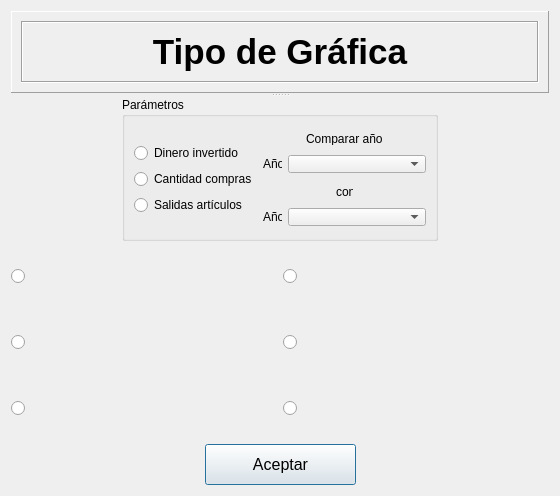
<?xml version="1.0" encoding="UTF-8"?>
<ui version="4.0">
 <class>DialogTipoGrafica</class>
 <widget class="QDialog" name="DialogTipoGrafica">
  <property name="geometry">
   <rect>
    <x>0</x>
    <y>0</y>
    <width>560</width>
    <height>496</height>
   </rect>
  </property>
  <property name="sizePolicy">
   <sizepolicy hsizetype="Fixed" vsizetype="Fixed">
    <horstretch>0</horstretch>
    <verstretch>0</verstretch>
   </sizepolicy>
  </property>
  <property name="minimumSize">
   <size>
    <width>560</width>
    <height>496</height>
   </size>
  </property>
  <property name="maximumSize">
   <size>
    <width>560</width>
    <height>496</height>
   </size>
  </property>
  <property name="windowTitle">
   <string>Dialog</string>
  </property>
  <layout class="QGridLayout" name="gridLayout_3">
   <item row="0" column="0">
    <widget class="QSplitter" name="splitter">
     <property name="orientation">
      <enum>Qt::Vertical</enum>
     </property>
     <widget class="QFrame" name="frame">
      <property name="sizePolicy">
       <sizepolicy hsizetype="Preferred" vsizetype="Fixed">
        <horstretch>0</horstretch>
        <verstretch>0</verstretch>
       </sizepolicy>
      </property>
      <property name="minimumSize">
       <size>
        <width>0</width>
        <height>82</height>
       </size>
      </property>
      <property name="maximumSize">
       <size>
        <width>16777215</width>
        <height>82</height>
       </size>
      </property>
      <property name="frameShape">
       <enum>QFrame::Panel</enum>
      </property>
      <property name="frameShadow">
       <enum>QFrame::Raised</enum>
      </property>
      <layout class="QVBoxLayout" name="verticalLayout">
       <item>
        <widget class="QFrame" name="frame_2">
         <property name="frameShape">
          <enum>QFrame::Box</enum>
         </property>
         <property name="frameShadow">
          <enum>QFrame::Sunken</enum>
         </property>
         <layout class="QGridLayout" name="gridLayout">
          <item row="0" column="0">
           <widget class="QLabel" name="label">
            <property name="text">
             <string>&lt;!DOCTYPE HTML PUBLIC &quot;-//W3C//DTD HTML 4.0//EN&quot; &quot;http://www.w3.org/TR/REC-html40/strict.dtd&quot;&gt;
&lt;html&gt;&lt;head&gt;&lt;meta name=&quot;qrichtext&quot; content=&quot;1&quot; /&gt;&lt;style type=&quot;text/css&quot;&gt;
p, li { white-space: pre-wrap; }
&lt;/style&gt;&lt;/head&gt;&lt;body style=&quot; font-family:'MS Shell Dlg 2'; font-size:8.25pt; font-weight:400; font-style:normal;&quot;&gt;
&lt;p align=&quot;center&quot; style=&quot; margin-top:0px; margin-bottom:0px; margin-left:0px; margin-right:0px; -qt-block-indent:0; text-indent:0px;&quot;&gt;&lt;span style=&quot; font-size:26pt; font-weight:600;&quot;&gt;Tipo de Gráfica&lt;/span&gt;&lt;/p&gt;&lt;/body&gt;&lt;/html&gt;</string>
            </property>
           </widget>
          </item>
         </layout>
        </widget>
       </item>
      </layout>
     </widget>
     <widget class="QWidget" name="layoutWidget">
      <layout class="QVBoxLayout" name="verticalLayout_10">
       <item>
        <layout class="QHBoxLayout" name="horizontalLayout_14">
         <item>
          <spacer name="horizontalSpacer_5">
           <property name="orientation">
            <enum>Qt::Horizontal</enum>
           </property>
           <property name="sizeHint" stdset="0">
            <size>
             <width>40</width>
             <height>20</height>
            </size>
           </property>
          </spacer>
         </item>
         <item>
          <widget class="QGroupBox" name="groupBox">
           <property name="sizePolicy">
            <sizepolicy hsizetype="Fixed" vsizetype="Fixed">
             <horstretch>0</horstretch>
             <verstretch>0</verstretch>
            </sizepolicy>
           </property>
           <property name="minimumSize">
            <size>
             <width>316</width>
             <height>144</height>
            </size>
           </property>
           <property name="maximumSize">
            <size>
             <width>316</width>
             <height>144</height>
            </size>
           </property>
           <property name="title">
            <string>Parámetros</string>
           </property>
           <layout class="QGridLayout" name="gridLayout_2">
            <item row="0" column="0">
             <layout class="QHBoxLayout" name="horizontalLayout_12">
              <item>
               <layout class="QVBoxLayout" name="verticalLayout_8">
                <item>
                 <spacer name="verticalSpacer_2">
                  <property name="orientation">
                   <enum>Qt::Vertical</enum>
                  </property>
                  <property name="sizeHint" stdset="0">
                   <size>
                    <width>20</width>
                    <height>17</height>
                   </size>
                  </property>
                 </spacer>
                </item>
                <item>
                 <layout class="QVBoxLayout" name="verticalLayout_7">
                  <item>
                   <widget class="QRadioButton" name="rbCompras">
                    <property name="text">
                     <string>Dinero invertido</string>
                    </property>
                    <attribute name="buttonGroup">
                     <string>buttonGroup_2</string>
                    </attribute>
                   </widget>
                  </item>
                  <item>
                   <widget class="QRadioButton" name="rbComprasCant">
                    <property name="text">
                     <string>Cantidad compras</string>
                    </property>
                    <attribute name="buttonGroup">
                     <string>buttonGroup_2</string>
                    </attribute>
                   </widget>
                  </item>
                  <item>
                   <widget class="QRadioButton" name="rbSalidas">
                    <property name="text">
                     <string>Salidas artículos</string>
                    </property>
                    <attribute name="buttonGroup">
                     <string>buttonGroup_2</string>
                    </attribute>
                   </widget>
                  </item>
                 </layout>
                </item>
                <item>
                 <spacer name="verticalSpacer">
                  <property name="orientation">
                   <enum>Qt::Vertical</enum>
                  </property>
                  <property name="sizeHint" stdset="0">
                   <size>
                    <width>20</width>
                    <height>13</height>
                   </size>
                  </property>
                 </spacer>
                </item>
               </layout>
              </item>
              <item>
               <layout class="QVBoxLayout" name="verticalLayout_4">
                <item>
                 <layout class="QVBoxLayout" name="verticalLayout_2">
                  <item>
                   <layout class="QHBoxLayout" name="horizontalLayout_7">
                    <item>
                     <spacer name="horizontalSpacer">
                      <property name="orientation">
                       <enum>Qt::Horizontal</enum>
                      </property>
                      <property name="sizeHint" stdset="0">
                       <size>
                        <width>40</width>
                        <height>20</height>
                       </size>
                      </property>
                     </spacer>
                    </item>
                    <item>
                     <widget class="QLabel" name="label_8">
                      <property name="sizePolicy">
                       <sizepolicy hsizetype="Fixed" vsizetype="Fixed">
                        <horstretch>0</horstretch>
                        <verstretch>0</verstretch>
                       </sizepolicy>
                      </property>
                      <property name="minimumSize">
                       <size>
                        <width>77</width>
                        <height>13</height>
                       </size>
                      </property>
                      <property name="maximumSize">
                       <size>
                        <width>77</width>
                        <height>13</height>
                       </size>
                      </property>
                      <property name="text">
                       <string>Comparar años:</string>
                      </property>
                     </widget>
                    </item>
                    <item>
                     <spacer name="horizontalSpacer_2">
                      <property name="orientation">
                       <enum>Qt::Horizontal</enum>
                      </property>
                      <property name="sizeHint" stdset="0">
                       <size>
                        <width>40</width>
                        <height>20</height>
                       </size>
                      </property>
                     </spacer>
                    </item>
                   </layout>
                  </item>
                  <item>
                   <layout class="QHBoxLayout" name="horizontalLayout_6">
                    <item>
                     <widget class="QLabel" name="label_7">
                      <property name="sizePolicy">
                       <sizepolicy hsizetype="Fixed" vsizetype="Fixed">
                        <horstretch>0</horstretch>
                        <verstretch>0</verstretch>
                       </sizepolicy>
                      </property>
                      <property name="minimumSize">
                       <size>
                        <width>19</width>
                        <height>13</height>
                       </size>
                      </property>
                      <property name="maximumSize">
                       <size>
                        <width>19</width>
                        <height>13</height>
                       </size>
                      </property>
                      <property name="text">
                       <string>Año</string>
                      </property>
                     </widget>
                    </item>
                    <item>
                     <widget class="QComboBox" name="cbAnio">
                      <property name="minimumSize">
                       <size>
                        <width>0</width>
                        <height>18</height>
                       </size>
                      </property>
                      <property name="maximumSize">
                       <size>
                        <width>16777215</width>
                        <height>18</height>
                       </size>
                      </property>
                     </widget>
                    </item>
                   </layout>
                  </item>
                 </layout>
                </item>
                <item>
                 <layout class="QVBoxLayout" name="verticalLayout_3">
                  <item>
                   <layout class="QHBoxLayout" name="horizontalLayout_8">
                    <item>
                     <spacer name="horizontalSpacer_3">
                      <property name="orientation">
                       <enum>Qt::Horizontal</enum>
                      </property>
                      <property name="sizeHint" stdset="0">
                       <size>
                        <width>40</width>
                        <height>20</height>
                       </size>
                      </property>
                     </spacer>
                    </item>
                    <item>
                     <widget class="QLabel" name="label_9">
                      <property name="sizePolicy">
                       <sizepolicy hsizetype="Fixed" vsizetype="Fixed">
                        <horstretch>0</horstretch>
                        <verstretch>0</verstretch>
                       </sizepolicy>
                      </property>
                      <property name="minimumSize">
                       <size>
                        <width>17</width>
                        <height>13</height>
                       </size>
                      </property>
                      <property name="maximumSize">
                       <size>
                        <width>17</width>
                        <height>13</height>
                       </size>
                      </property>
                      <property name="text">
                       <string>con</string>
                      </property>
                     </widget>
                    </item>
                    <item>
                     <spacer name="horizontalSpacer_4">
                      <property name="orientation">
                       <enum>Qt::Horizontal</enum>
                      </property>
                      <property name="sizeHint" stdset="0">
                       <size>
                        <width>40</width>
                        <height>20</height>
                       </size>
                      </property>
                     </spacer>
                    </item>
                   </layout>
                  </item>
                  <item>
                   <layout class="QHBoxLayout" name="horizontalLayout_9">
                    <item>
                     <widget class="QLabel" name="label_10">
                      <property name="sizePolicy">
                       <sizepolicy hsizetype="Fixed" vsizetype="Fixed">
                        <horstretch>0</horstretch>
                        <verstretch>0</verstretch>
                       </sizepolicy>
                      </property>
                      <property name="minimumSize">
                       <size>
                        <width>19</width>
                        <height>13</height>
                       </size>
                      </property>
                      <property name="maximumSize">
                       <size>
                        <width>19</width>
                        <height>13</height>
                       </size>
                      </property>
                      <property name="text">
                       <string>Año</string>
                      </property>
                     </widget>
                    </item>
                    <item>
                     <widget class="QComboBox" name="cbAnio2">
                      <property name="minimumSize">
                       <size>
                        <width>0</width>
                        <height>18</height>
                       </size>
                      </property>
                      <property name="maximumSize">
                       <size>
                        <width>16777215</width>
                        <height>18</height>
                       </size>
                      </property>
                      <property name="sizeIncrement">
                       <size>
                        <width>0</width>
                        <height>20</height>
                       </size>
                      </property>
                     </widget>
                    </item>
                   </layout>
                  </item>
                 </layout>
                </item>
               </layout>
              </item>
             </layout>
            </item>
           </layout>
          </widget>
         </item>
         <item>
          <spacer name="horizontalSpacer_6">
           <property name="orientation">
            <enum>Qt::Horizontal</enum>
           </property>
           <property name="sizeHint" stdset="0">
            <size>
             <width>40</width>
             <height>20</height>
            </size>
           </property>
          </spacer>
         </item>
        </layout>
       </item>
       <item>
        <layout class="QVBoxLayout" name="verticalLayout_9">
         <item>
          <layout class="QHBoxLayout" name="horizontalLayout_11">
           <item>
            <layout class="QVBoxLayout" name="verticalLayout_6">
             <item>
              <layout class="QHBoxLayout" name="horizontalLayout">
               <item>
                <widget class="QRadioButton" name="rbGrafica1">
                 <property name="text">
                  <string/>
                 </property>
                 <attribute name="buttonGroup">
                  <string>buttonGroup</string>
                 </attribute>
                </widget>
               </item>
               <item>
                <widget class="QLabel" name="label_4">
                 <property name="sizePolicy">
                  <sizepolicy hsizetype="Fixed" vsizetype="Fixed">
                   <horstretch>0</horstretch>
                   <verstretch>0</verstretch>
                  </sizepolicy>
                 </property>
                 <property name="minimumSize">
                  <size>
                   <width>241</width>
                   <height>61</height>
                  </size>
                 </property>
                 <property name="maximumSize">
                  <size>
                   <width>241</width>
                   <height>61</height>
                  </size>
                 </property>
                 <property name="text">
                  <string/>
                 </property>
                 <property name="pixmap">
                  <pixmap resource="fuentes.qrc">:/imagenes/curvaLinea.png</pixmap>
                 </property>
                 <property name="scaledContents">
                  <bool>true</bool>
                 </property>
                </widget>
               </item>
              </layout>
             </item>
             <item>
              <layout class="QHBoxLayout" name="horizontalLayout_3">
               <item>
                <widget class="QRadioButton" name="rbGrafica2">
                 <property name="text">
                  <string/>
                 </property>
                 <attribute name="buttonGroup">
                  <string>buttonGroup</string>
                 </attribute>
                </widget>
               </item>
               <item>
                <widget class="QLabel" name="label_5">
                 <property name="sizePolicy">
                  <sizepolicy hsizetype="Fixed" vsizetype="Fixed">
                   <horstretch>0</horstretch>
                   <verstretch>0</verstretch>
                  </sizepolicy>
                 </property>
                 <property name="minimumSize">
                  <size>
                   <width>241</width>
                   <height>61</height>
                  </size>
                 </property>
                 <property name="maximumSize">
                  <size>
                   <width>241</width>
                   <height>61</height>
                  </size>
                 </property>
                 <property name="text">
                  <string/>
                 </property>
                 <property name="pixmap">
                  <pixmap resource="fuentes.qrc">:/imagenes/sticks.png</pixmap>
                 </property>
                 <property name="scaledContents">
                  <bool>true</bool>
                 </property>
                </widget>
               </item>
              </layout>
             </item>
             <item>
              <layout class="QHBoxLayout" name="horizontalLayout_5">
               <item>
                <widget class="QRadioButton" name="rbGrafica3">
                 <property name="text">
                  <string/>
                 </property>
                 <attribute name="buttonGroup">
                  <string>buttonGroup</string>
                 </attribute>
                </widget>
               </item>
               <item>
                <widget class="QLabel" name="label_2">
                 <property name="sizePolicy">
                  <sizepolicy hsizetype="Fixed" vsizetype="Fixed">
                   <horstretch>0</horstretch>
                   <verstretch>0</verstretch>
                  </sizepolicy>
                 </property>
                 <property name="minimumSize">
                  <size>
                   <width>241</width>
                   <height>61</height>
                  </size>
                 </property>
                 <property name="maximumSize">
                  <size>
                   <width>241</width>
                   <height>61</height>
                  </size>
                 </property>
                 <property name="text">
                  <string/>
                 </property>
                 <property name="pixmap">
                  <pixmap resource="fuentes.qrc">:/imagenes/stepsPasos.png</pixmap>
                 </property>
                 <property name="scaledContents">
                  <bool>true</bool>
                 </property>
                </widget>
               </item>
              </layout>
             </item>
            </layout>
           </item>
           <item>
            <layout class="QVBoxLayout" name="verticalLayout_5">
             <item>
              <layout class="QHBoxLayout" name="horizontalLayout_2">
               <item>
                <widget class="QRadioButton" name="rbGrafica4">
                 <property name="text">
                  <string/>
                 </property>
                 <attribute name="buttonGroup">
                  <string>buttonGroup</string>
                 </attribute>
                </widget>
               </item>
               <item>
                <widget class="QLabel" name="label_6">
                 <property name="sizePolicy">
                  <sizepolicy hsizetype="Fixed" vsizetype="Fixed">
                   <horstretch>0</horstretch>
                   <verstretch>0</verstretch>
                  </sizepolicy>
                 </property>
                 <property name="minimumSize">
                  <size>
                   <width>241</width>
                   <height>61</height>
                  </size>
                 </property>
                 <property name="maximumSize">
                  <size>
                   <width>241</width>
                   <height>61</height>
                  </size>
                 </property>
                 <property name="text">
                  <string/>
                 </property>
                 <property name="pixmap">
                  <pixmap resource="fuentes.qrc">:/imagenes/curvaVacia.png</pixmap>
                 </property>
                 <property name="scaledContents">
                  <bool>true</bool>
                 </property>
                </widget>
               </item>
              </layout>
             </item>
             <item>
              <layout class="QHBoxLayout" name="horizontalLayout_4">
               <item>
                <widget class="QRadioButton" name="rbGrafica5">
                 <property name="text">
                  <string/>
                 </property>
                 <attribute name="buttonGroup">
                  <string>buttonGroup</string>
                 </attribute>
                </widget>
               </item>
               <item>
                <widget class="QLabel" name="label_3">
                 <property name="sizePolicy">
                  <sizepolicy hsizetype="Fixed" vsizetype="Fixed">
                   <horstretch>0</horstretch>
                   <verstretch>0</verstretch>
                  </sizepolicy>
                 </property>
                 <property name="minimumSize">
                  <size>
                   <width>241</width>
                   <height>61</height>
                  </size>
                 </property>
                 <property name="maximumSize">
                  <size>
                   <width>241</width>
                   <height>61</height>
                  </size>
                 </property>
                 <property name="text">
                  <string/>
                 </property>
                 <property name="pixmap">
                  <pixmap resource="fuentes.qrc">:/imagenes/graficaBarras.png</pixmap>
                 </property>
                 <property name="scaledContents">
                  <bool>true</bool>
                 </property>
                </widget>
               </item>
              </layout>
             </item>
             <item>
              <layout class="QHBoxLayout" name="horizontalLayout_10">
               <item>
                <widget class="QRadioButton" name="rbGrafica6">
                 <property name="text">
                  <string/>
                 </property>
                 <attribute name="buttonGroup">
                  <string>buttonGroup</string>
                 </attribute>
                </widget>
               </item>
               <item>
                <widget class="QLabel" name="label_11">
                 <property name="sizePolicy">
                  <sizepolicy hsizetype="Fixed" vsizetype="Fixed">
                   <horstretch>0</horstretch>
                   <verstretch>0</verstretch>
                  </sizepolicy>
                 </property>
                 <property name="minimumSize">
                  <size>
                   <width>241</width>
                   <height>61</height>
                  </size>
                 </property>
                 <property name="maximumSize">
                  <size>
                   <width>241</width>
                   <height>61</height>
                  </size>
                 </property>
                 <property name="text">
                  <string/>
                 </property>
                 <property name="pixmap">
                  <pixmap resource="fuentes.qrc">:/imagenes/crucesRojas.png</pixmap>
                 </property>
                 <property name="scaledContents">
                  <bool>true</bool>
                 </property>
                </widget>
               </item>
              </layout>
             </item>
            </layout>
           </item>
          </layout>
         </item>
         <item>
          <layout class="QHBoxLayout" name="horizontalLayout_13">
           <item>
            <spacer name="horizontalSpacer_7">
             <property name="orientation">
              <enum>Qt::Horizontal</enum>
             </property>
             <property name="sizeHint" stdset="0">
              <size>
               <width>40</width>
               <height>20</height>
              </size>
             </property>
            </spacer>
           </item>
           <item>
            <widget class="QPushButton" name="pbAceptar">
             <property name="sizePolicy">
              <sizepolicy hsizetype="Fixed" vsizetype="Fixed">
               <horstretch>0</horstretch>
               <verstretch>0</verstretch>
              </sizepolicy>
             </property>
             <property name="minimumSize">
              <size>
               <width>151</width>
               <height>41</height>
              </size>
             </property>
             <property name="maximumSize">
              <size>
               <width>151</width>
               <height>41</height>
              </size>
             </property>
             <property name="font">
              <font>
               <pointsize>12</pointsize>
              </font>
             </property>
             <property name="whatsThis">
              <string>&lt;!DOCTYPE HTML PUBLIC &quot;-//W3C//DTD HTML 4.0//EN&quot; &quot;http://www.w3.org/TR/REC-html40/strict.dtd&quot;&gt;
&lt;html&gt;&lt;head&gt;&lt;meta name=&quot;qrichtext&quot; content=&quot;1&quot; /&gt;&lt;style type=&quot;text/css&quot;&gt;
p, li { white-space: pre-wrap; }
&lt;/style&gt;&lt;/head&gt;&lt;body style=&quot; font-family:'MS Shell Dlg 2'; font-size:8.25pt; font-weight:400; font-style:normal;&quot;&gt;
&lt;p align=&quot;center&quot; style=&quot;-qt-paragraph-type:empty; margin-top:0px; margin-bottom:0px; margin-left:0px; margin-right:0px; -qt-block-indent:0; text-indent:0px; font-size:8pt;&quot;&gt;&lt;/p&gt;&lt;/body&gt;&lt;/html&gt;</string>
             </property>
             <property name="text">
              <string>Aceptar</string>
             </property>
             <property name="icon">
              <iconset resource="fuentes.qrc">
               <normaloff>:/imagenes/kchart.png</normaloff>:/imagenes/kchart.png</iconset>
             </property>
             <property name="iconSize">
              <size>
               <width>40</width>
               <height>40</height>
              </size>
             </property>
             <property name="default">
              <bool>false</bool>
             </property>
             <property name="flat">
              <bool>false</bool>
             </property>
            </widget>
           </item>
           <item>
            <spacer name="horizontalSpacer_8">
             <property name="orientation">
              <enum>Qt::Horizontal</enum>
             </property>
             <property name="sizeHint" stdset="0">
              <size>
               <width>40</width>
               <height>20</height>
              </size>
             </property>
            </spacer>
           </item>
          </layout>
         </item>
        </layout>
       </item>
      </layout>
     </widget>
    </widget>
   </item>
  </layout>
 </widget>
 <tabstops>
  <tabstop>rbCompras</tabstop>
  <tabstop>cbAnio</tabstop>
  <tabstop>rbComprasCant</tabstop>
  <tabstop>rbSalidas</tabstop>
  <tabstop>cbAnio2</tabstop>
  <tabstop>rbGrafica1</tabstop>
  <tabstop>rbGrafica4</tabstop>
  <tabstop>rbGrafica2</tabstop>
  <tabstop>rbGrafica5</tabstop>
  <tabstop>rbGrafica3</tabstop>
  <tabstop>rbGrafica6</tabstop>
  <tabstop>pbAceptar</tabstop>
 </tabstops>
 <resources>
  <include location="fuentes.qrc"/>
 </resources>
 <connections/>
 <buttongroups>
  <buttongroup name="buttonGroup_2"/>
  <buttongroup name="buttonGroup"/>
 </buttongroups>
</ui>
